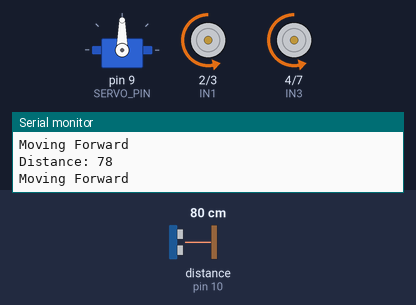
The sketch below on a simulated Arduino Uno, built with avr-gcc and run on an emulated ATmega328P. On the bench: servo, motor-driver pin pairs drawn as motors (green arrow = first pin HIGH = forward, orange = second pin HIGH = backward, longer = more drive, scaled by the enable pin), the last lines printed to the serial monitor. Wiring (inferred from the names in the program): ultrasonic range finder: trigger pin 8; echo pin 10. Inputs (shaded band) come from the test bench; at power-on: distance to the obstacle (sensor on pin 10) 80 cm. The echo pulse lasts 58.3 µs per cm.

Above: at 3.2 s.
3.3 s: distance to the obstacle (sensor on pin 10) set to 34 cm
4.8 s: distance to the obstacle (sensor on pin 10) set to 30 cm
At 7.7 s:
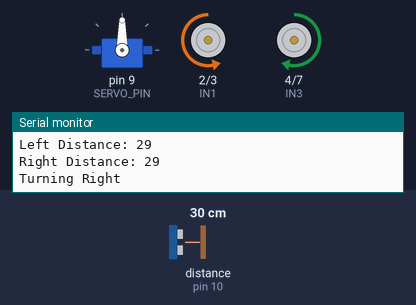
7.8 s: distance to the obstacle (sensor on pin 10) set to 60 cm
At 9.5 s:
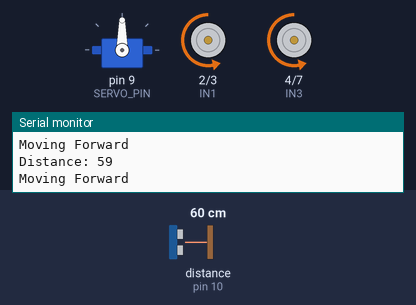
9.8 s: distance to the obstacle (sensor on pin 10) set to 2 cm
At 10.5 s:
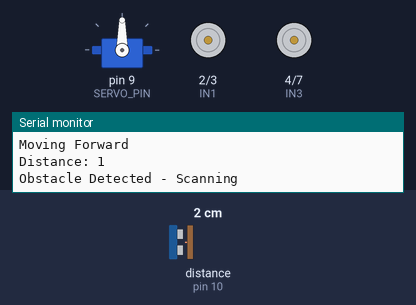
Timing chart, 0 to 13.8 s (numbered marks = the images above; inputs shaded):
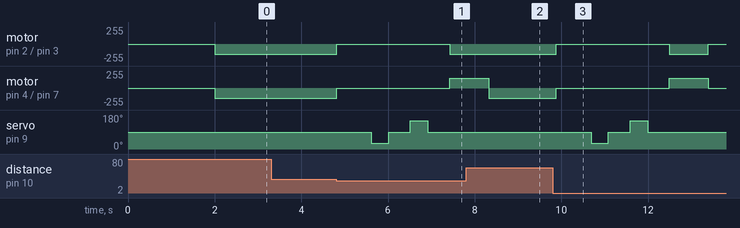

Measured:
- the behaviour switches between 32 and 31 cm on distance to the obstacle (sensor on pin 10) (found by bisection; images 0 and 1)
- after the input at 4.8 s, motor on pin 2 (IN1) / pin 3 (IN2): backward 150/255 → stopped at once, → backward 150/255 2.6 s later; motor on pin 4 (IN3) / pin 7 (IN4): backward 150/255 → stopped at once, → forward 150/255 2.6 s later; servo on pin 9 (SERVO_PIN): 90° → 30° after 0.82 s, → 90° 0.40 s later, → 150° 0.50 s later, → 90° 0.40 s later
- after the input at 7.8 s, motor on pin 2 (IN1) / pin 3 (IN2): stays backward 150/255 (without the input it goes to stopped after 0.52 s); motor on pin 4 (IN3) / pin 7 (IN4): forward 150/255 → backward 150/255 after 0.53 s; servo on pin 9 (SERVO_PIN): stays 90° (without the input it goes to 30° after 1.3 s)
- after the input at 9.8 s, motor on pin 2 (IN1) / pin 3 (IN2): backward 150/255 → stopped after 0.09 s, → backward 150/255 2.6 s later, → stopped 0.90 s later; motor on pin 4 (IN3) / pin 7 (IN4): backward 150/255 → stopped after 0.09 s, → forward 150/255 2.6 s later, → stopped 0.90 s later

The sketch:

Obstacle_Avoidance_Car.ino
```cpp
#include <Servo.h>

// Motor pins
#define ENA 5
#define IN1 2
#define IN2 3
#define ENB 6
#define IN3 4
#define IN4 7

// Sensor pins
#define TRIG 8
#define ECHO 10

// Servo
Servo myServo;
#define SERVO_PIN 9

// Variables
int distance = 0;
int distLeft = 0;
int distRight = 0;

void setup() {
  Serial.begin(9600);

  pinMode(ENA, OUTPUT);
  pinMode(IN1, OUTPUT);
  pinMode(IN2, OUTPUT);
  pinMode(ENB, OUTPUT);
  pinMode(IN3, OUTPUT);
  pinMode(IN4, OUTPUT);

  pinMode(TRIG, OUTPUT);
  pinMode(ECHO, INPUT);

  myServo.attach(SERVO_PIN);
  myServo.write(90);

  delay(2000);
  Serial.println("System Ready");
}

void loop() {
  distance = getDistance();
  Serial.print("Distance: ");
  Serial.println(distance);

  if (distance > 30) {
    moveForward();
    Serial.println("Moving Forward");
  } else {
    stopMotors();
    Serial.println("Obstacle Detected - Scanning");
    delay(800);

    myServo.write(30);
    delay(400);
    myServo.write(90);
    delay(500);
    distLeft = getDistance();
    Serial.print("Left Distance: ");
    Serial.println(distLeft);

    myServo.write(150);
    delay(400);
    myServo.write(90);
    delay(500);
    distRight = getDistance();
    Serial.print("Right Distance: ");
    Serial.println(distRight);

    if (distLeft > distRight) {
      Serial.println("Turning Left");
      turnLeft();
      delay(800);
    } else {
      Serial.println("Turning Right");
      turnRight();
      delay(800);
    }
  }

  delay(100);
}

int getDistance() {
  digitalWrite(TRIG, LOW);
  delayMicroseconds(2);
  digitalWrite(TRIG, HIGH);
  delayMicroseconds(10);
  digitalWrite(TRIG, LOW);

  long duration = pulseIn(ECHO, HIGH, 30000);
  int dist = duration * 0.034 / 2;

  if (dist == 0 || dist > 400) {
    return 400;
  }
  return dist;
}

void moveForward() {
  analogWrite(ENA, 150);
  digitalWrite(IN1, LOW);
  digitalWrite(IN2, HIGH);

  analogWrite(ENB, 150);
  digitalWrite(IN3, LOW);
  digitalWrite(IN4, HIGH);
}

void stopMotors() {
  digitalWrite(IN1, LOW);
  digitalWrite(IN2, LOW);
  digitalWrite(IN3, LOW);
  digitalWrite(IN4, LOW);
  analogWrite(ENA, 0);
  analogWrite(ENB, 0);
}

void turnLeft() {
  analogWrite(ENA, 150);
  digitalWrite(IN1, HIGH);
  digitalWrite(IN2, LOW);

  analogWrite(ENB, 150);
  digitalWrite(IN3, LOW);
  digitalWrite(IN4, HIGH);
}

void turnRight() {
  analogWrite(ENA, 150);
  digitalWrite(IN1, LOW);
  digitalWrite(IN2, HIGH);

  analogWrite(ENB, 150);
  digitalWrite(IN3, HIGH);
  digitalWrite(IN4, LOW);
}
```
